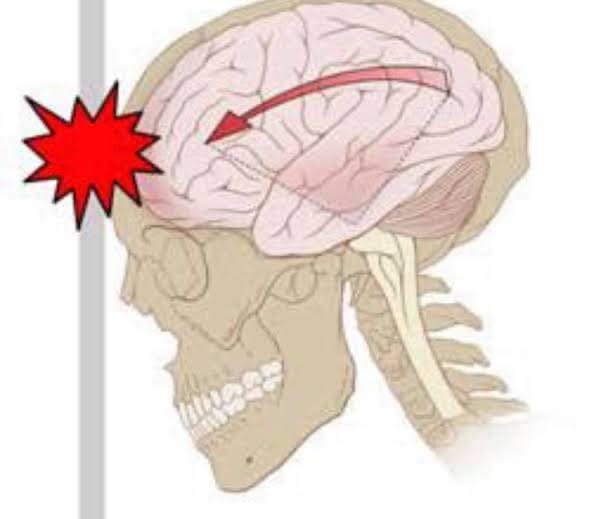
#> input picture assets/cerebro.jpg, 591 x 519 px
$ python resize.py assets/cerebro.jpg 100 100
#> lines starting #> are read from the running program, lines starting #| are printed output that depends on the picture
import cv2
import sys
import os

img = cv2.imread(sys.argv[1], cv2.IMREAD_UNCHANGED)
#> img is the input picture: shape (519, 591, 3); mean B, G, R 211.4, 217.8, 233.4

print('Original Dimensions : ',img.shape)
#| Original Dimensions :  (519, 591, 3)

width = int(sys.argv[3])
height = int(sys.argv[2])
dim = (width, height)

name = sys.argv[1].split("/")
name = name[-1]

#extension = name.split(".")
#extension = extension[-1]

# resize image
resized = cv2.resize(img, dim, interpolation = cv2.INTER_AREA)
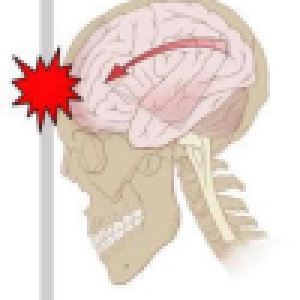
#> resized: shape (100, 100, 3) (shown 3 times larger); mean B, G, R 211.4, 217.8, 233.4
path = os.getcwd() + "/resized_"+name
print("Saved on",path)
print('Resized Dimensions : ',resized.shape)
#| Resized Dimensions :  (100, 100, 3)
cv2.imwrite(path,resized)
#cv2.imshow("Resized image", resized)
#cv2.waitKey(0)
#cv2.destroyAllWindows()
